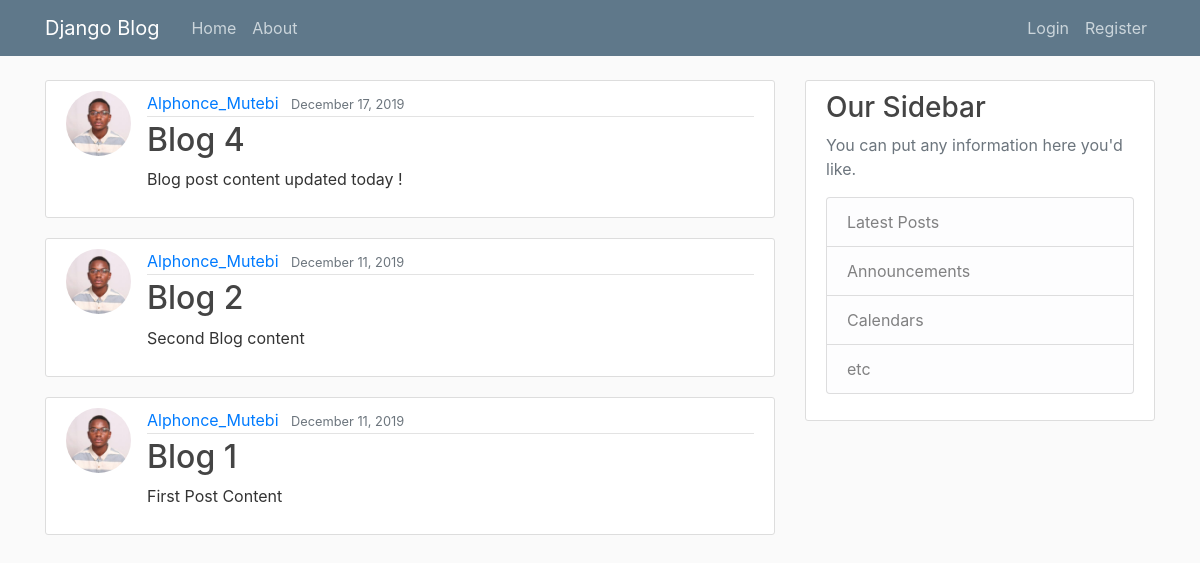
The page / on the database its author committed.
### blog/models.py (models this page shows, shortened)
class Post(models.Model):
    title = models.CharField(max_length=100, default='Blank')
    content = models.TextField()
    date_posted = models.DateTimeField(default = timezone.now)
    author = models.ForeignKey(User, on_delete=models.CASCADE)

### users/models.py (models this page shows, shortened)
class Profile(models.Model):
    user = models.OneToOneField(User, on_delete=models.CASCADE)
    image = models.ImageField(default='default.jpg', upload_to='profile_pics')

### blog/views.py (the view)
# urls.py: path('', PostListView.as_view(), name='blog-home'),
class PostListView(ListView):
    model = Post
    template_name = 'blog/home.html'
    context_object_name = 'posts'
    ordering = ['-date_posted']

### blog/templates/blog/home.html (shortened to what this page needs)
{% extends "blog/base.html" %}
{% block content %}
    {% for post in posts %}
    <article class="media content-section">
      <img class="rounded-circle article-img" src="{{post.author.profile.image.url}}">
            <div class="media-body">
              <div class="article-metadata">
                <a class="mr-2" href="#">{{ post.author }}</a>
                <small class="text-muted">{{ post.date_posted|date:"F d, Y" }}</small>
              </div>
              <h2><a class="article-title" href="{% url 'post-detail' post.id %}">{{ post.title }}</a></h2>
              <p class="article-content">{{ post.content }}</p>
            </div>
          </article>
    {%endfor%}
{%endblock content%}

### blog/static/blog/main.css (style rules this page uses)
body { background: #fafafa; color: #333333; margin-top: 5rem; }
h1, h2, h3, h4, h5, h6 { color: #444444; }
.content-section { background: #ffffff; padding: 10px 20px; border: 1px solid #dddddd; border-radius: 3px; margin-bottom: 20px; }
.article-title { color: #444444; }
.article-content { white-space: pre-line; }
.article-img { height: 65px; width: 65px; margin-right: 16px; }
.article-metadata { padding-bottom: 1px; margin-bottom: 4px; border-bottom: 1px solid #e3e3e3 }

### rows shown on the page
Post: author.profile.image (picture), author "Alphonce_Mutebi", date_posted "December 17, 2019", title "Blog 4", content "Blog post content updated today !"
Post: author.profile.image (picture), author "Alphonce_Mutebi", date_posted "December 11, 2019", title "Blog 2", content "Second Blog content"
Post: author.profile.image (picture), author "Alphonce_Mutebi", date_posted "December 11, 2019", title "Blog 1", content "First Post Content"
